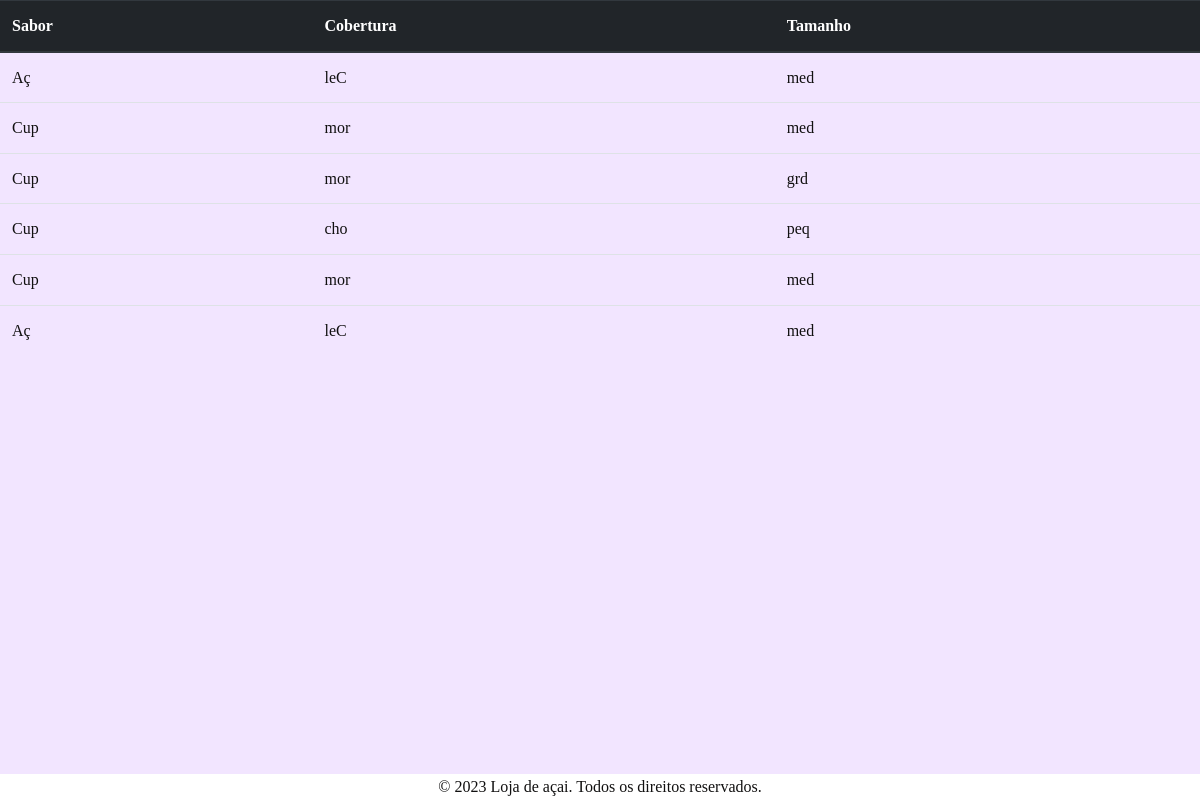
The app's page /lista, older data.
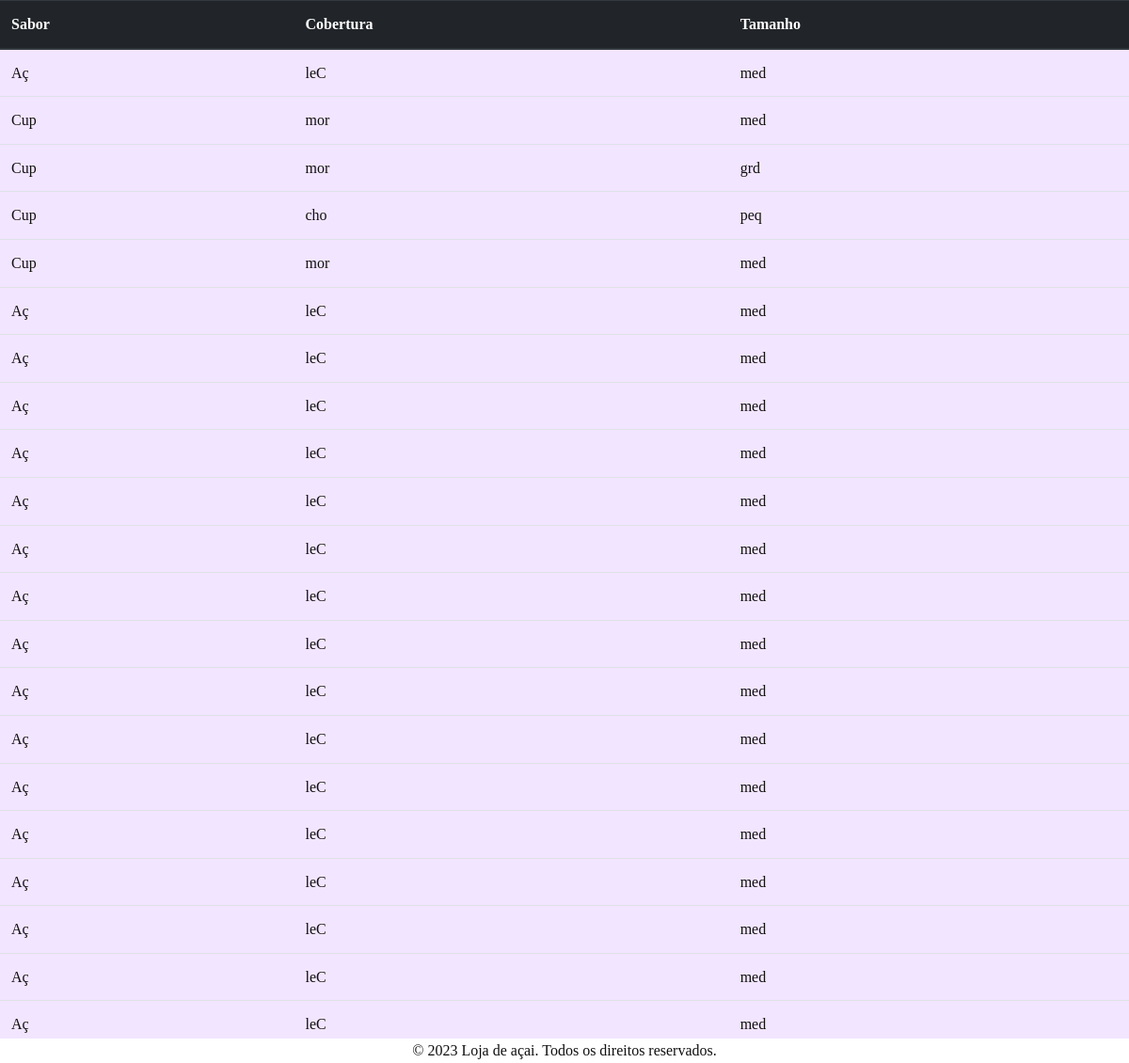
The same page, newer data.
### main/models.py (models this page shows, shortened)
class Sorvete(models.Model):
    sabor_creme = (
        ('Aç', 'Açai'),
        ('Cup', 'Cupuaçu')
    )
    sabor = models.CharField(
        max_length=3,
        choices=sabor_creme,
        default='Aç',
    )
    sabor_cobertura = (
        ('cho', 'Chocolate'),
        ('mor', 'Morango'),
        ('car', 'Caramelo'),
        ('leC', 'Leite condensado')
    )
    cobertura = models.CharField(
        max_length=3,
        choices=sabor_cobertura,
        default='leC',
    )
    tipo_tamanho = (
        ('peq', 'Pequeno'),
        ('med', 'Médio'),
        ('grd', 'Grande'),
        ('brc', 'Barca')
    )
    tamanho = models.CharField(
        max_length=3,
        choices=tipo_tamanho,
        default='med',
    )

### main/views.py (the view)
# urls.py: path('lista', views.pedidos, name='lista_pedidos'),
def pedidos(request):
    query = Sorvete.objects.all()
    return render(request,'main/lista.html', {'query':query})

### main/templates/main/lista.html
{% extends 'base.html' %}
{% block content %}
<table class="table">
    <thead class="thead-dark">
      <tr>
        <th scope="col">Sabor</th>
        <th scope="col">Cobertura</th>
        <th scope="col">Tamanho</th>
      </tr>
    </thead>
    <tbody>
         {% for querys in query %}
        <tr>
        <td>{{querys.sabor}}</td>
        <td>{{querys.cobertura}}</td>
        <td>{{querys.tamanho}}</td>
      </tr>
        {%endfor%}
    </tbody>
  </table>
{% endblock %}

### main/templates/base.html (shortened to what this page needs)
<!DOCTYPE html>
{% load static %}
<html lang="en">
<head>
    <link rel="stylesheet" href="https://cdn.jsdelivr.net/npm/bootstrap@4.0.0/dist/css/bootstrap.min.css">
    <link rel="stylesheet" href="{% static 'css/style.css'%}">
</head>
<body>
    {% block content %}
    {% endblock %}
    <footer>
        &copy; 2023 Loja de açai. Todos os direitos reservados.
    </footer>
</body>
</html>

### main/static/css/style.css (style rules this page uses)
body { font-family: 'Alice', serif; background-color: #f2e5ff; color: #111010; margin: 0; padding: 0; line-height: 1.6; }

### main/templates/base.html (style rules this page uses)
footer { background: white; text-align: center; position: fixed; bottom: 0; left: 0; width: 100%; }

Row changes from the older to the newer data that the page shows:
added Sorvete: sabor "Aç", cobertura "leC", tamanho "med"
added Sorvete: sabor "Aç", cobertura "leC", tamanho "med"
added Sorvete: sabor "Aç", cobertura "leC", tamanho "med"
added Sorvete: sabor "Aç", cobertura "leC", tamanho "med"
added Sorvete: sabor "Aç", cobertura "leC", tamanho "med"
added Sorvete: sabor "Aç", cobertura "leC", tamanho "med"
added Sorvete: sabor "Aç", cobertura "leC", tamanho "med"
added Sorvete: sabor "Aç", cobertura "leC", tamanho "med"
added Sorvete: sabor "Aç", cobertura "leC", tamanho "med"
added Sorvete: sabor "Aç", cobertura "leC", tamanho "med"
added Sorvete: sabor "Aç", cobertura "leC", tamanho "med"
added Sorvete: sabor "Aç", cobertura "leC", tamanho "med"
added Sorvete: sabor "Aç", cobertura "leC", tamanho "med"
added Sorvete: sabor "Aç", cobertura "leC", tamanho "med"
added Sorvete: sabor "Aç", cobertura "leC", tamanho "med"
